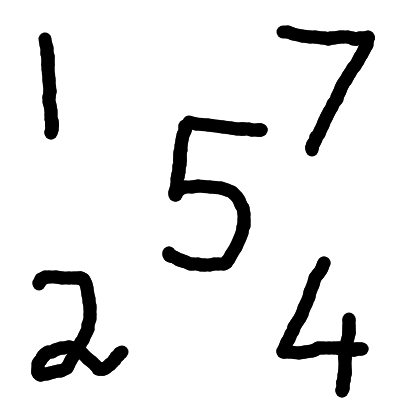
#> input picture izlazne_slike/slika.png, 400 x 400 px, found by its file name
$ python read_image.py
#> lines starting #> are read from the running program, lines starting #| are printed output that depends on the picture; after the words box and inside, x2 and y2 are one past the last pixel; in counts of white or black regions, pixels touching at a corner belong together
import cv2
import os
import shutil

# Putanja do slike
image_path = "izlazne_slike/slika.png"
image = cv2.imread(image_path)
#> image is the input picture: shape (400, 400, 3); min 0, max 255, mean 229
gray_image = cv2.cvtColor(image, cv2.COLOR_BGR2GRAY)

# Detekcija kontura
ret, thresholded_image = cv2.threshold(gray_image, 127, 255, cv2.THRESH_BINARY_INV)
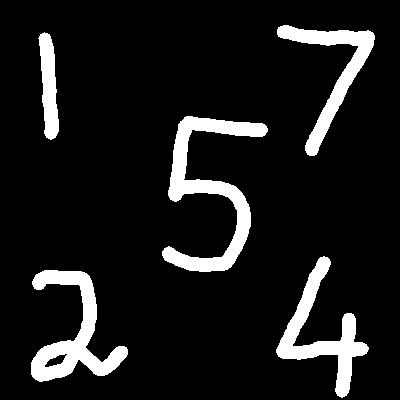
#> thresholded_image: shape (400, 400); 10.4% white; 5 white regions
contours, _ = cv2.findContours(thresholded_image, cv2.RETR_EXTERNAL, cv2.CHAIN_APPROX_SIMPLE)
#> contours = 5 contours; box (x1, y1, x2, y2) and area: (162, 116, 268, 272) 4456, (31, 270, 128, 382) 3772, (276, 256, 369, 398) 3239, (277, 25, 375, 156) 2782, (38, 32, 59, 140) 1318

# Kreiranje i čišćenje foldera za slike
output_folder = "slika"
if os.path.exists(output_folder):
    shutil.rmtree(output_folder)
os.makedirs(output_folder)
os.chmod(output_folder, 0o777)

# Čuvanje svakog slova kao posebne slike
for idx, contour in enumerate(contours):
    x, y, w, h = cv2.boundingRect(contour)
    letter_image = image[y:y + h, x:x + w]
    letter_path = os.path.join(output_folder, f"slovo_{idx}.png")
    cv2.imwrite(letter_path, letter_image)
#> (the run stopped early here; a loop or call above may not have finished)
